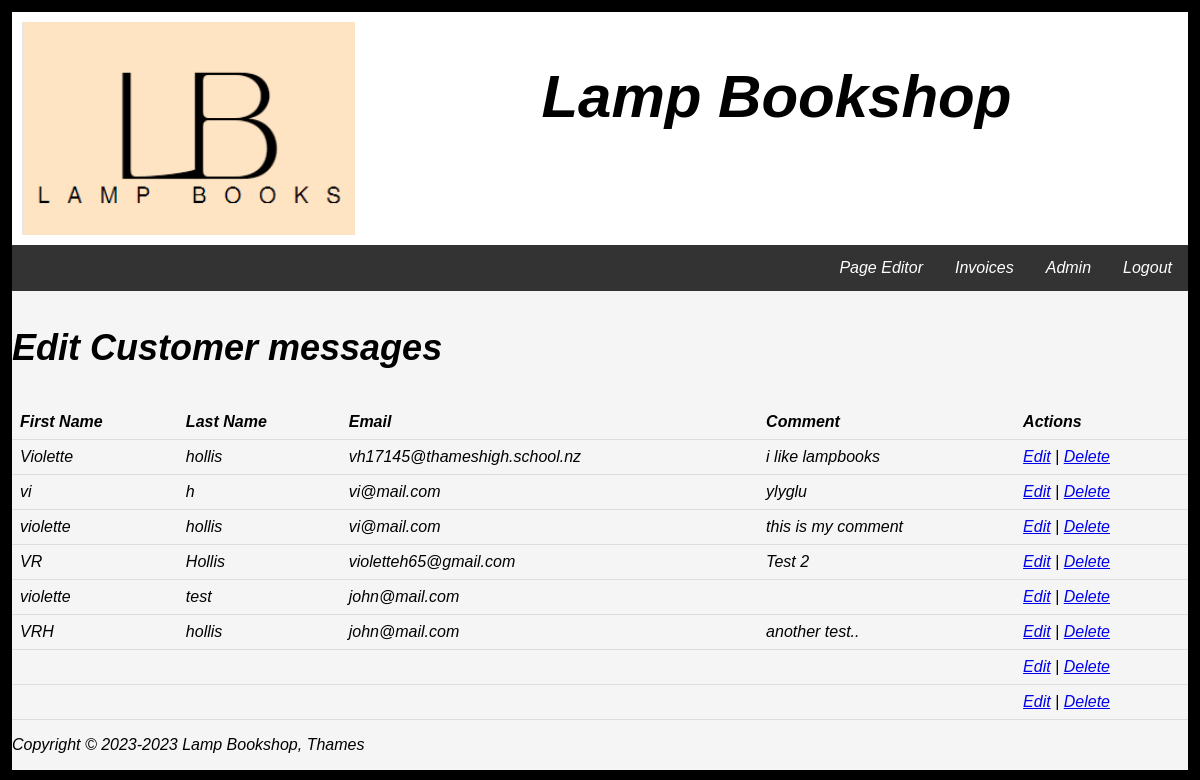
The app's page /admin/admin.php (signed in) with its own data.
### tables this page shows
CREATE TABLE IF NOT EXISTS `contact` (
  `id` int NOT NULL AUTO_INCREMENT,
  `fname` varchar(50) NOT NULL,
  `lname` varchar(50) NOT NULL,
  `email` varchar(100) NOT NULL,
  `comment` text NOT NULL,
  PRIMARY KEY (`id`)
);

### admin/admin.php (the view, shortened to what this page needs)
<!DOCTYPE html>
<html lang="en">
    <?php
if (!isset($_SESSION['loggedin'])) {
    header('Location: phplogin/login.php');
}else{
    ?>
<head>
    <link href="../css/style.css" rel="stylesheet" type="text/css">
</head>
    <body>
     <?php
if (isset($_SESSION['loggedin'])) {
     if ($_SESSION['name'] == 'admin'){
        include '../adminheader.php';
    }
    else{
    include 'loginheader.php';}
}
        else{
        include 'header.php';}
        ?>
         <div class="row">
             <h3>Edit Customer messages </h3>
             <?php
    require_once '../setup.php';
    $sql = "SELECT * FROM contact";
 $result = mysqli_query($conn, $sql);
 if (mysqli_num_rows($result) > 0) {
        echo '<table>';
        echo '<tr><th>First Name</th><th>Last Name</th><th>Email</th><th>Comment</th><th>Actions</th></tr>';
        while ($row = mysqli_fetch_assoc($result)) {
            echo '<tr>';
            echo '<td>' . $row['fname'] . '</td>';
            echo '<td>' . $row['lname'] . '</td>';
            echo '<td>' . $row['email'] . '</td>';
            echo '<td>' . $row['comment'] . '</td>';
            echo '<td><a href="edit.php?id=' . $row['id'] . ' ">Edit</a> | <a href="delete.php?id=' . $row['id'] .'">Delete</a></td>';
                     echo '</tr>';
        }
        echo '</table>';
      } else {
        echo 'No records found.';
    }
           ?>
    </div>
          <?php include '../footer.php';
}
        ?>
    </body>
</html>

### css/style.css (style rules this page uses)
html { background-color: whitesmoke; width: 100%; }
body { text-align: left; background-color: whitesmoke; border: 1vw solid black; font-style: italic; word-break: keep-all; }
h3 { font-size:3vw; text-align: center; }
* { box-sizing: border-box; }
.row { display: flex; flex-wrap: wrap; }
* { box-sizing: border-box }
body { font-family: Verdana, sans-serif; margin:0 }

### admin/admin.php (style rules this page uses)
.row { width: 100%; }
table { width: 100%; border-collapse: collapse; }
th, td { padding: 8px; text-align: left; border-bottom: 1px solid #ddd; }

### records on screen
contact: fname "Violette", lname "hollis", email "vh17145@thameshigh.school.nz", comment "i like lampbooks"
contact: fname "vi", lname "h", email "vi@mail.com", comment "ylyglu"
contact: fname "violette", lname "hollis", email "vi@mail.com", comment "this is my comment"
contact: fname "VR", lname "Hollis", email "violetteh65@gmail.com", comment "Test 2"
contact: fname "violette", lname "test", email "john@mail.com"
contact: fname "VRH", lname "hollis", email "john@mail.com", comment "another test.."
